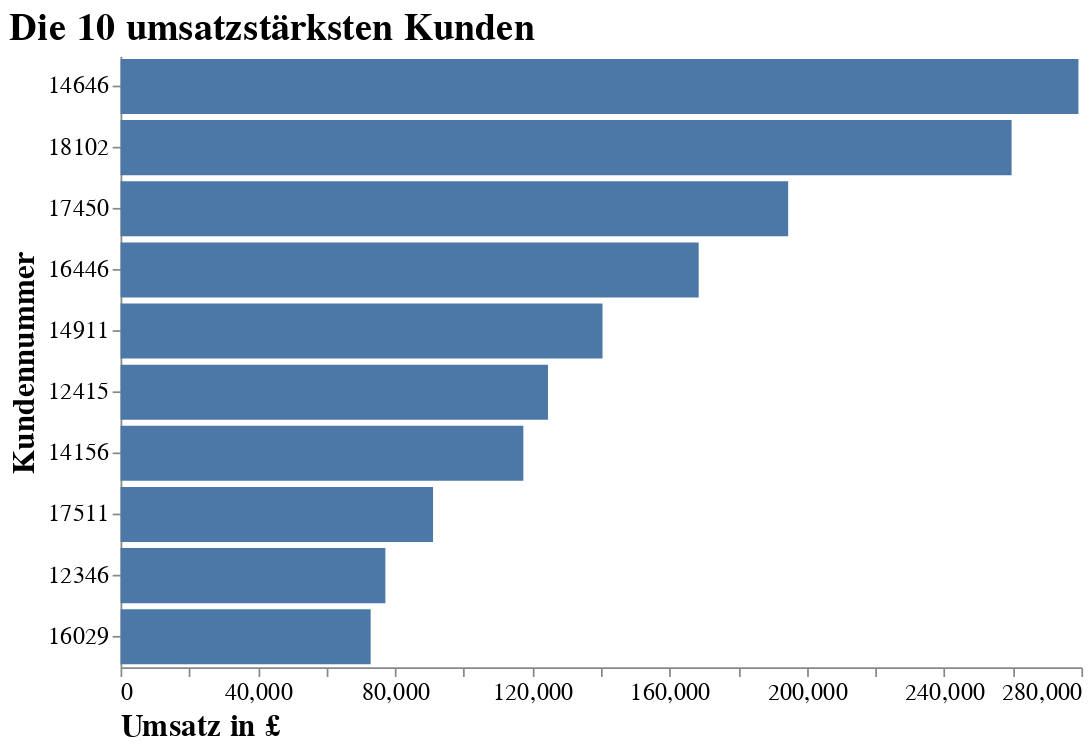

The code cell stored with this chart in its notebook:
### Code cell
# Visualisierung der umsatzstärksten Kunden
alt.Chart(df_plot).mark_bar().encode(
    x=alt.X("TotalPrice",
            axis=alt.Axis(title="Umsatz in £", 
                          labelAngle=0,
                          titleAnchor="start",
                          grid=False)),
    y=alt.Y("CustomerID",
            sort="-x", 
            axis=alt.Axis(title = "Kundennummer",
                          grid=False,
                          labelAngle=0,
                          titleAnchor="middle"

                          ))
).properties(
    title="Die 10 umsatzstärksten Kunden",
    width=550,
    height=350
).configure_view(
    strokeWidth=0
).configure_title( 
    fontSize=22,
    font='Futura std medium',
    color='black',
    anchor='start'
).configure_axis(
    labelFont='Futura std medium',
    titleFont='Futura std medium',
    labelFontSize=14,
    titleFontSize=18
    
    )

### Figure 1 — Vega-Lite specification as saved in the notebook (floating-point values rounded to 4 significant figures)
{"config": {"view": {"continuousWidth": 400, "continuousHeight": 300, "strokeWidth": 0}, "axis": {"labelFont": "Futura std medium", "labelFontSize": 14, "titleFont": "Futura std medium", "titleFontSize": 18}, "title": {"anchor": "start", "color": "black", "font": "Futura std medium", "fontSize": 22}}, "data": {"name": "data-7a1c0a73a00df90d0a83837e7f72d382"}, "mark": "bar", "encoding": {"x": {"type": "quantitative", "axis": {"grid": false, "labelAngle": 0, "title": "Umsatz in £", "titleAnchor": "start"}, "field": "TotalPrice"}, "y": {"type": "nominal", "axis": {"grid": false, "labelAngle": 0, "title": "Kundennummer", "titleAnchor": "middle"}, "field": "CustomerID", "sort": "-x"}}, "height": 350, "title": "Die 10 umsatzstärksten Kunden", "width": 550, "$schema": "https://vega.github.io/schema/vega-lite/v4.8.1.json", "datasets": {"data-7a1c0a73a00df90d0a83837e7f72d382": [{"Quantity": 197420, "UnitPrice": 4933.0, "TotalPrice": 279100.0, "CustomerID": 14650.0}, {"Quantity": 64124, "UnitPrice": 1941.0, "TotalPrice": 259700.0, "CustomerID": 18100.0}, {"Quantity": 69993, "UnitPrice": 1143.0, "TotalPrice": 194600.0, "CustomerID": 17450.0}, {"Quantity": 80997, "UnitPrice": 4.98, "TotalPrice": 168500.0, "CustomerID": 16450.0}, {"Quantity": 80513, "UnitPrice": 22810.0, "TotalPrice": 140500.0, "CustomerID": 14910.0}, {"Quantity": 77669, "UnitPrice": 1747.0, "TotalPrice": 124600.0, "CustomerID": 12420.0}, {"Quantity": 57885, "UnitPrice": 5358.0, "TotalPrice": 117400.0, "CustomerID": 14160.0}, {"Quantity": 64549, "UnitPrice": 2221.0, "TotalPrice": 91060.0, "CustomerID": 17510.0}, {"Quantity": 74215, "UnitPrice": 1.04, "TotalPrice": 77180.0, "CustomerID": 12350.0}, {"Quantity": 40207, "UnitPrice": 579.6, "TotalPrice": 72880.0, "CustomerID": 16030.0}]}}
